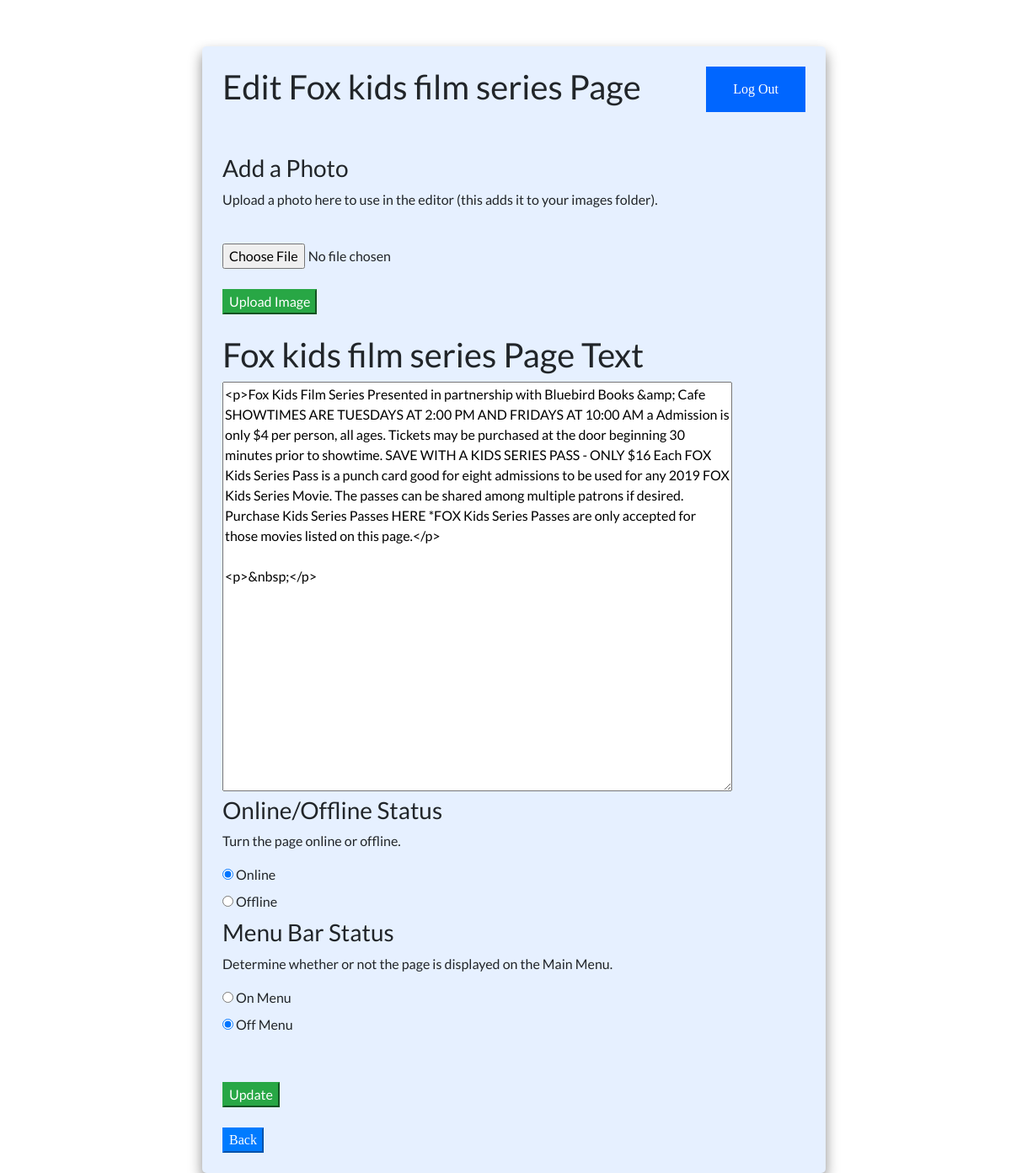
/admin/films_kids_editor.php (signed in), run on the app's committed database.
### tables this page shows
CREATE TABLE `web_content_side` (
  `page_id` int(11) NOT NULL,
  `head_title` varchar(150) NOT NULL,
  `page_content` mediumtext NOT NULL,
  `page_name` varchar(50) DEFAULT NULL,
  `category` varchar(50) NOT NULL,
  `file_value` varchar(100) DEFAULT NULL,
  `file_name` varchar(100) DEFAULT NULL,
  `online_status` tinyint(1) NOT NULL,
  `isMain` tinyint(4) DEFAULT NULL
);

### admin/data/films_kids_data.php (called while the page is built, shortened)
<?php
require_once('../database.php');
$file_value = basename(__FILE__, '.php');
$file_value = str_replace("_data", "", $file_value);
$query = 'SELECT * FROM web_content_side
                  WHERE file_value = :file_value';
$pageStatement = $db->prepare($query);
$pageStatement->bindValue(':file_value', $file_value);
$pageStatement->execute();
$pageInfo = $pageStatement->fetch();
$page_content = $pageInfo[2];
$Page_name = $pageInfo[3];
$status = $pageInfo[7];
$statusOff = "";
if ($status == 1) {
    $statusOn = "checked";
}
$menuStatus = $pageInfo[8];
$menuStatusOn = "";
if ($menuStatus == 0) {
    $menuStatusOff = "checked";
};

### admin/films_kids_editor.php (the view, shortened to what this page needs)
<!DOCTYPE html>
<html lang="en">
<head>
    <link rel="stylesheet" type="text/css" href="../css/master_styles.css" />
    <link rel="stylesheet" href="https://stackpath.bootstrapcdn.com/bootstrap/4.5.0/css/bootstrap.min.css">
    <?php
    $file_value = basename(__FILE__, '.php');
    $file_update = str_replace("_editor", "", $file_value);
    $file_value = str_replace("_editor", "_data", $file_value);
    ?>
</head>
<body class="backdrop_parallax">
    <?php require('data/' . $file_value . '.php'); ?>
    <div class="page_old_full">
        <?php require('logout_button.php'); ?>
        <div class="text">
            <h1>Edit <?php echo ($Page_name) ?> Page</h1>
        </div>
        <br />
        <br />
        <form onsubmit="return confirm('Warning: Anything not updated will be lost!')" action="upload.php" method="post" enctype="multipart/form-data">
            <h3>Add a Photo</h3>
            <p>Upload a photo here to use in the editor (this adds it to your images folder).</p><br />
            <input type="file" name="fileToUpload" id="fileToUpload"><br />
            <br /><input type="submit" class="btn-success" value="Upload Image" name="submit"><br /><br />
        </form>
        <form method="POST" action=<?php echo ('updates/' . $file_update . '_update.php'); ?>>
            <div class="text">
                <h1><?php echo ($Page_name) ?> Page Text</h1>
            </div>
            <textarea name="editor" rows="20" cols="70"><?php echo htmlspecialchars($page_content); ?></textarea><br />
            <div>
                <h3>Online/Offline Status</h3>
                <p>Turn the page online or offline.</p>
                <input type='radio' id='online' name='online_offline' value='online' <?php echo $statusOn; ?>>
                <label for='online'>Online</label><br />
                <input type='radio' id='offline' name='online_offline' value='offline' <?php echo $statusOff; ?>>
                <label for='offline'>Offline</label>
            </div>
            <div>
                <h3>Menu Bar Status</h3>
                <p>Determine whether or not the page is displayed on the Main Menu.</p>
                <input type='radio' id='isMain' name='isMain' value='on' <?php echo $menuStatusOn; ?>>
                <label for='On Menu'>On Menu</label><br />
                <input type='radio' id='isMain' name='isMain' value='off' <?php echo $menuStatusOff; ?>>
                <label for='Off Menu'>Off Menu</label>
            </div>
            <input type="hidden" value="select" name="action"><br>
            <br /><button class="btn-success">Update</button>
        </form>
        <br /><a href="select_editor.php"><button class="btn-primary">Back</button></a>
    </div>
</body>
</html>

### css/master_styles.css (style rules this page uses)
a { color: white; font-family: "Actor"; }
body { height: 100%; overflow: auto; z-index: 1; }
a { text-decoration: none; font-family: "Actor"; }
.page_old_full { background-color: #e6f0ff; margin-top: 55px; margin-left: 20%; padding: 2%; box-shadow: 0px 8px 16px #8c8c8c; border-radius: 5px; float: none; width: 740px; height: auto; font-family: "Lato"; }
.backdrop_parallax { background-image: url("../images/fox_oldstyle.jpg"); min-height: 500px; background-position: center; background-attachment: fixed; background-repeat: no-repeat; background-size: cover; }
.text { font-family: "Lato"; font-size: medium; }

### data on the page
web_content_side: page_name "Fox kids film series", editor "<p>Fox Kids Film Series Presented in partnership with Bluebird Books &amp; Cafe SHOWTIMES ARE TUESDAYS AT 2:00 PM AND FRIDAYS AT 10:00 AM a Admission is only $4 per person, all ages. Tickets may be purchased at the door beginning 30 minutes prior to showtime. SAVE WITH A KIDS SERIES PASS - ONLY $16 Each FOX Kids Series Pass is a punch card good for eight admissions to be used for any 2019 FOX Kids Series Movie. The passes can be shared among multiple patrons if desired. Purchase Kids Series Passes HERE *FOX Kids Series Passes are only accepted for those movies listed on this page.</p> <p>&nbsp;</p>"
